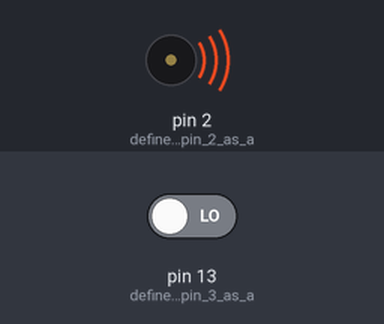
A sketch run on a simulated Arduino Uno, built with avr-gcc and run on an emulated ATmega328P. On the bench: buzzer (waves = sounding). Inputs (shaded band) come from the test bench; at power-on: pin 13 (define_digital_pin_3_as_a) LOW. What the sketch prints to the serial monitor is not drawn.

Above: at 0.1 s.
Timing chart, 0 to 1.6 s (numbered marks = the images above):
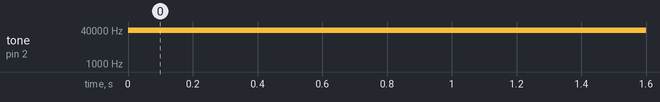

The sketch:

Homework1.ino
```cpp
void setup()
{
	Serial.begin(9600);              // allows output to display
	pinMode(2, OUTPUT);              // define digital pin 2 as an output (output to LED)
	pinMode(13, INPUT);               // define digital pin 3 as an input (input from sensor)
}

void loop()
{
	tone(2,38000);                   // output a LOW HIGH LOW sequence at 38,000 Hz
	int IR_status= digitalRead(13);   // acquire the status of the IR sensor
	Serial.println(IR_status);       // display the status of the IR sensor
	delay(100);                      // wait 100ms between sensor queries
}

/*
long freq = 38000;
long period;
int IR_status;

void setup()
{
	Serial.begin(9600);
	pinMode(2,OUTPUT);
	pinMode(13,INPUT);
	period=1000000/freq/2;                // compute the half period in microseconds
}

void loop()
{
	for(int i=0;i<200;i++)               // detector needs lots of pulses to work (try 200)
	{
		digitalWrite(2,HIGH);             // manually build a square wave for IR LED
		delayMicroseconds(period);
		digitalWrite(2,LOW);
		delayMicroseconds(period);
		IR_status = digitalRead(13);       // read the status of the sensor
	}

	Serial.println(IR_status);          // print the status of the sensor
	delay(200);
}

*/
```

Measured:
- by itself, tone on pin 2 (define_digital_pin_2_as_a): silent → 38000 Hz at 0.00 s
